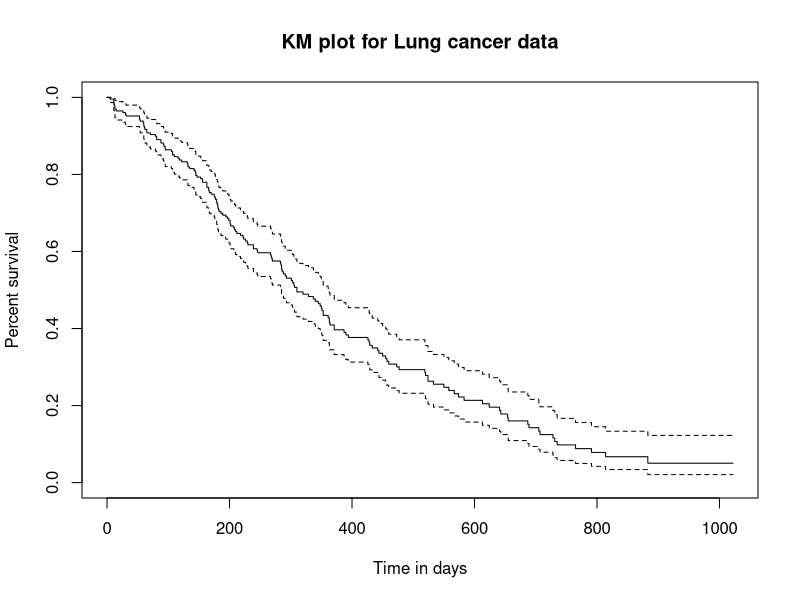
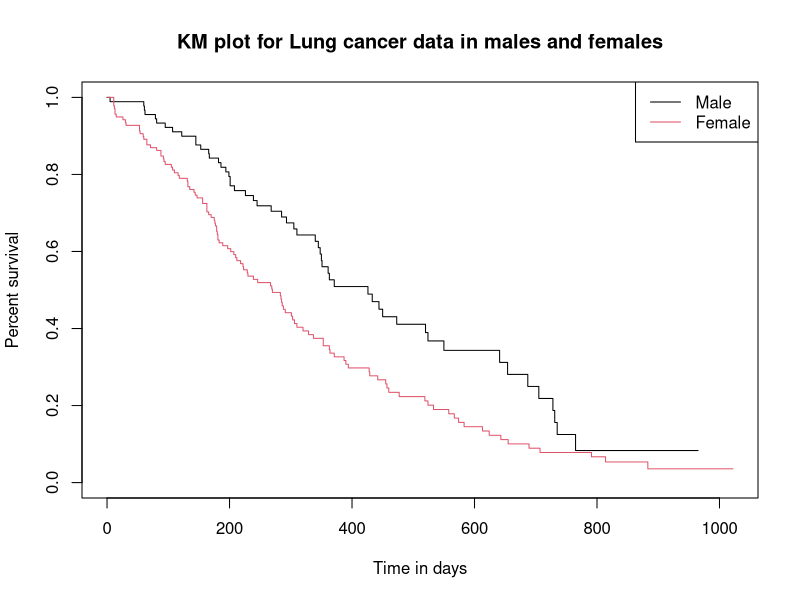

Reproduce these figures in R, in order.
#Class exercise 1.
# Amanda Arnold, 08/22/18, this program does the KM analysis and plot.

# Load the datasets, survival package which has function for KM analysis
require (datasets)
require (survival)

#Check your dataset
head(lung)

#make an object survData
survData <- lung

# Use Package survival
survObj <- Surv(time=survData$time, event=survData$status==2, type='right')

#dim(survData) dimensions of yourdata set, Intercept?

# Fit your plot to the intercept
fit <- survfit(survObj ~ 1)

# Plot the fit
plot(fit, main="KM plot for Lung cancer data", xlab="Time in days", ylab="Percent survival")

# Fit your plot to the sexes
fit <- survfit(survObj ~ survData$sex==1)

# Plot the new fit
plot(fit, main="KM plot for Lung cancer data in males and females", xlab="Time in days", ylab="Percent survival", col=c(1,2))

#x11 means keep both plots

#assigning labels
legend('topright', c("Male","Female"), lty=1, col=c(1,2))
#c allows you to include multiple numbers
